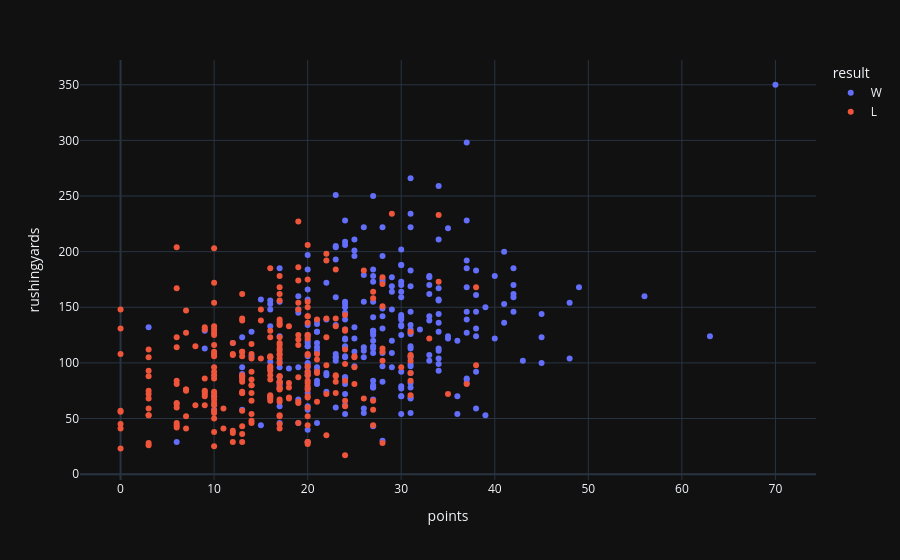

Here is the notebook cell this chart was saved with:
### Code cell
fig = px.scatter(stats_joined_frame, x='points', y='rushingyards', color='result')
fig.show()

### Figure 1 — Plotly figure (JSON) as saved in the notebook; plotly's stock layout.template omitted (floating-point values rounded to 4 significant figures; data arrays with more than 128 entries replaced by an {"elided": "..."} marker saying what was removed)
{"data": [{"hovertemplate": "result=W<br>points=%{x}<br>rushingyards=%{y}<extra></extra>", "legendgroup": "W", "marker": {"color": "#636efa", "symbol": "circle"}, "mode": "markers", "name": "W", "orientation": "v", "showlegend": true, "x": {"elided": "272 int values"}, "xaxis": "x", "y": {"elided": "272 float values"}, "yaxis": "y", "type": "scatter"}, {"hovertemplate": "result=L<br>points=%{x}<br>rushingyards=%{y}<extra></extra>", "legendgroup": "L", "marker": {"color": "#EF553B", "symbol": "circle"}, "mode": "markers", "name": "L", "orientation": "v", "showlegend": true, "x": {"elided": "272 int values"}, "xaxis": "x", "y": {"elided": "272 float values"}, "yaxis": "y", "type": "scatter"}], "layout": {"xaxis": {"anchor": "y", "domain": [0.0, 1.0], "title": {"text": "points"}}, "yaxis": {"anchor": "x", "domain": [0.0, 1.0], "title": {"text": "rushingyards"}}, "legend": {"title": {"text": "result"}, "tracegroupgap": 0}, "margin": {"t": 60}}}
